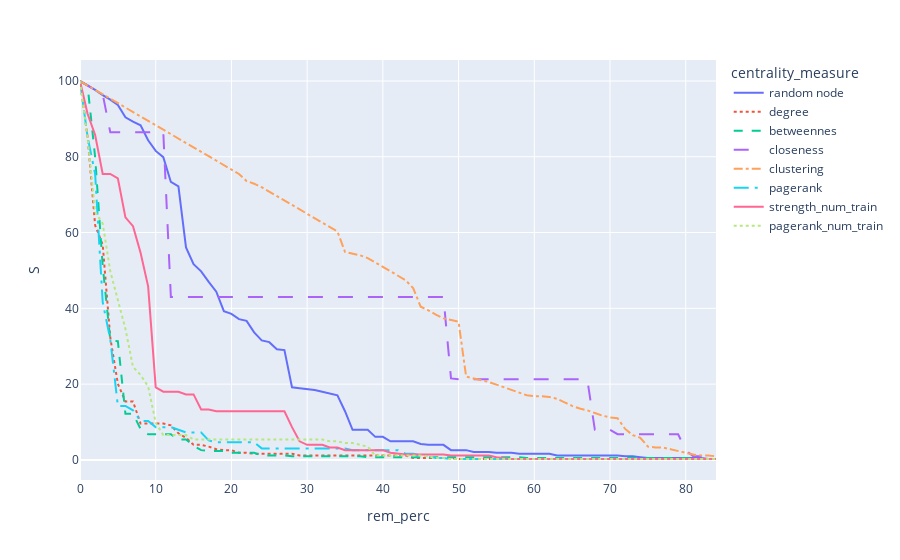
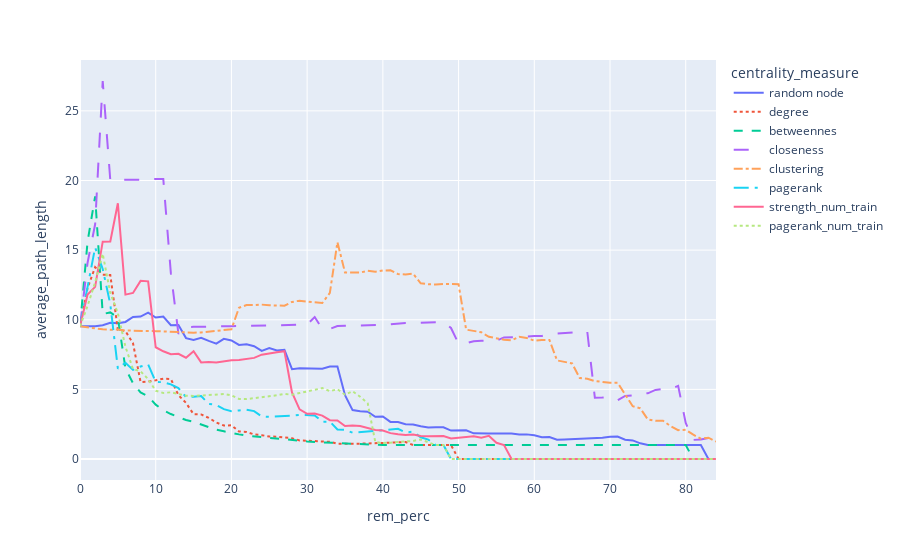

Write notebook code for charts like these, in order.
### Code cell
plot_opercolation(
    ['random node', 'degree', 'betweennes', 'closeness', 'clustering', 'pagerank', 'strength_num_train', 'pagerank_num_train'], 
    random_node_op, degree_op, betweennes_op, closeness_op, clustering_op, pagerank_op, strength_op, pagerank_numtrain_op
)
